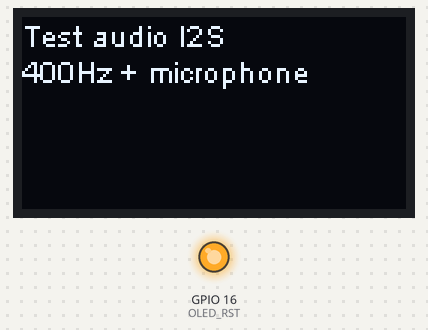
Bench run of a sketch on a simulated ESP32. Parts: 128×64 one-colour display, output pins drawn as LEDs (lit = HIGH). I2S audio is not simulated (input reads silence); what the sketch prints to the serial monitor is not drawn.

Above: at 0.2 s.
At 1.2 s:
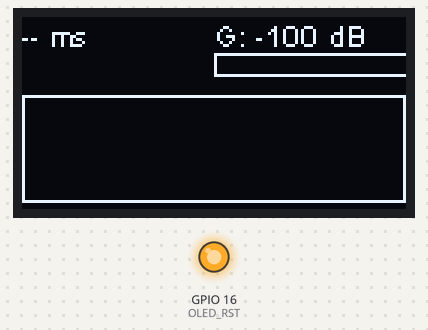

The sketch:

heltec_oled_test.ino
```cpp
#include <Wire.h>
#include <SSD1306Wire.h>
#include <driver/i2s.h>
#include <math.h>

#define OLED_SDA 4
#define OLED_SCL 15
#define OLED_RST 16

#define SAMPLE_RATE 32000
#define WINDOW_SIZE 256

#define FREQ 1000
#define ACTIVE_DURATION 20
#define SILENCE_DURATION 500

#define DETECT_THRESHOLD 0.005f  // seuil RMS pour détection du son reçu

SSD1306Wire display(0x3c, OLED_SDA, OLED_SCL, GEOMETRY_128_64);

// Single I2S port in full duplex
const i2s_port_t I2S_PORT = I2S_NUM_0;

float window[WINDOW_SIZE];
float fftReal[WINDOW_SIZE];
float fftImag[WINDOW_SIZE];
float spectrum[WINDOW_SIZE / 2];

volatile bool soundActive = false;
volatile unsigned long txStartMicros = 0;  // timestamp début émission (µs)
volatile bool txNewPulse = false;          // nouvelle impulsion émise, pas encore détectée

// Sine table (32-bit samples for full duplex compatibility)
#define SAMPLES_PER_CYCLE (SAMPLE_RATE / FREQ)
int32_t sineTable[SAMPLES_PER_CYCLE];

// TX audio task: runs on core 0
void audioTxTask(void* param) {
  int32_t buf[SAMPLES_PER_CYCLE * 2];  // stereo
  int32_t silence[SAMPLES_PER_CYCLE * 2];
  memset(silence, 0, sizeof(silence));

  for (int i = 0; i < SAMPLES_PER_CYCLE; i++) {
    buf[i * 2]     = sineTable[i];
    buf[i * 2 + 1] = sineTable[i];
  }

  unsigned long lastToggle = 0;
  bool active = false;

  for (;;) {
    unsigned long now = millis();
    if (active && now - lastToggle >= ACTIVE_DURATION) {
      active = false;
      lastToggle = now;
    } else if (!active && now - lastToggle >= SILENCE_DURATION) {
      active = true;
      lastToggle = now;
      txStartMicros = micros();
      txNewPulse = true;
    }
    soundActive = active;

    size_t bytes_written;
    if (active) {
      i2s_write(I2S_PORT, buf, sizeof(buf), &bytes_written, portMAX_DELAY);
    } else {
      i2s_write(I2S_PORT, silence, sizeof(silence), &bytes_written, portMAX_DELAY);
    }
  }
}

void setup() {
  Serial.begin(115200);
  Serial.println("Test audio I2S full duplex");

  // Pre-compute sine table in 32-bit (upper 16 bits carry the signal)
  for (int i = 0; i < SAMPLES_PER_CYCLE; i++) {
    int16_t s = (int16_t)(sin(2.0 * PI * i / SAMPLES_PER_CYCLE) * 16000);
    sineTable[i] = ((int32_t)s) << 16;
  }

  // Hanning window
  for (int i = 0; i < WINDOW_SIZE; i++) {
    window[i] = 0.5 - 0.5 * cos(2 * PI * i / (WINDOW_SIZE - 1));
  }

  // OLED init
  pinMode(OLED_RST, OUTPUT);
  digitalWrite(OLED_RST, LOW);
  delay(50);
  digitalWrite(OLED_RST, HIGH);
  delay(50);

  display.init();
  display.setFont(ArialMT_Plain_10);

  // Single I2S port: master, TX + RX (full duplex)
  i2s_config_t i2s_config = {
    .mode = (i2s_mode_t)(I2S_MODE_MASTER | I2S_MODE_TX | I2S_MODE_RX),
    .sample_rate = SAMPLE_RATE,
    .bits_per_sample = I2S_BITS_PER_SAMPLE_32BIT,
    .channel_format = I2S_CHANNEL_FMT_RIGHT_LEFT,
    .communication_format = I2S_COMM_FORMAT_STAND_I2S,
    .intr_alloc_flags = ESP_INTR_FLAG_LEVEL1,
    .dma_buf_count = 8,
    .dma_buf_len = 256,
    .use_apll = true,
    .tx_desc_auto_clear = true,
    .fixed_mclk = 0
  };

  i2s_pin_config_t pin_config = {
    .bck_io_num = 22,
    .ws_io_num = 23,
    .data_out_num = 25,
    .data_in_num = 26
  };

  esp_err_t err;
  err = i2s_driver_install(I2S_PORT, &i2s_config, 0, NULL);
  Serial.printf("i2s_driver_install: %s\n", esp_err_to_name(err));

  err = i2s_set_pin(I2S_PORT, &pin_config);
  Serial.printf("i2s_set_pin: %s\n", esp_err_to_name(err));

  display.clear();
  display.setTextAlignment(TEXT_ALIGN_LEFT);
  display.drawString(0, 0, "Test audio I2S");
  display.drawString(0, 12, "400Hz + microphone");
  display.display();
  delay(1000);

  // Launch TX task on core 0 (loop runs on core 1)
  xTaskCreatePinnedToCore(audioTxTask, "audioTx", 4096, NULL, 1, NULL, 0);
}

float rmsToDb(float rms) {
  if (rms <= 0) return -100;
  return 20.0 * log10(rms);
}

void applyWindow(float* data, const float* win, int size) {
  for (int i = 0; i < size; i++) {
    data[i] *= win[i];
  }
}

void computeFFT(float* real, float* imag, int size) {
  int n = size;
  int m = log2(n);

  for (int i = 0; i < n; i++) {
    imag[i] = 0;
  }

  for (int i = 0; i < n; i++) {
    int j = 0;
    int k = i;
    for (int l = 0; l < m; l++) {
      j = (j << 1) | (k & 1);
      k >>= 1;
    }
    if (j > i) {
      float temp = real[i];
      real[i] = real[j];
      real[j] = temp;
    }
  }

  for (int s = 1; s <= m; s++) {
    int m2 = 1 << s;
    int m1 = m2 >> 1;
    float theta = -PI / m1;
    float wr = 1, wi = 0;
    float wmr = cos(theta), wmi = sin(theta);

    for (int j = 0; j < m1; j++) {
      for (int k = j; k < n; k += m2) {
        int k1 = k + m1;
        float tr = wr * real[k1] - wi * imag[k1];
        float ti = wr * imag[k1] + wi * real[k1];
        real[k1] = real[k] - tr;
        imag[k1] = imag[k] - ti;
        real[k] += tr;
        imag[k] += ti;
      }
      float wnr = wr;
      wr = wr * wmr - wi * wmi;
      wi = wnr * wmi + wi * wmr;
    }
  }
}

void computeSpectrum(const float* real, const float* imag, float* spec, int size) {
  for (int i = 0; i < size / 2; i++) {
    float magnitude = sqrt(real[i] * real[i] + imag[i] * imag[i]);
    spec[i] = magnitude / size;
  }
}

void drawLevelBar(int x, int y, float db) {
  float minDb = -80.0;
  float maxDb = 0.0;

  if (db < minDb) db = minDb;
  if (db > maxDb) db = maxDb;

  int barWidth = map(db * 100, minDb * 100, maxDb * 100, 0, 100);

  display.drawRect(x, y, 100, 8);
  display.fillRect(x + 1, y + 1, barWidth, 6);
}

void drawSpectrum(int x, int y, int width, int height, const float* spec, int bins, float minDb, float maxDb) {
  int binWidth = width / bins;

  display.drawRect(x, y, width, height);

  for (int i = 0; i < bins; i++) {
    float magnitude = spec[i] * 10.0;
    float db = magnitude > 0 ? 20 * log10(magnitude) : minDb;
    if (db < minDb) db = minDb;
    if (db > maxDb) db = maxDb;

    int barHeight = map(db * 100, minDb * 100, maxDb * 100, 0, height - 2);

    display.fillRect(x + i * binWidth + 1, y + height - 1 - barHeight, binWidth - 2, barHeight);
  }
}

void loop() {
  static int32_t rxBuffer[WINDOW_SIZE * 2];  // WINDOW_SIZE paires stéréo (L+R)
  static size_t read_size = 0;
  static bool wasQuiet = true;
  static int displayDelayMs = -1;

  i2s_read(I2S_PORT, rxBuffer, sizeof(rxBuffer), &read_size, portMAX_DELAY);
  unsigned long rxTimeMicros = micros();

  int samples = read_size / sizeof(int32_t);
  if (samples < WINDOW_SIZE) return;

  for (int i = 0; i < WINDOW_SIZE; i++) {
    int32_t sample = rxBuffer[i * 2 + 1];  // canal droit (ICS-43434)
    int16_t left = (sample >> 16) & 0xFFFF;
    fftReal[i] = (float)left / 32768.0f;
  }

  // Calcul RMS pour affichage niveau
  float sumL = 0;
  for (int i = 0; i < WINDOW_SIZE; i++) {
    sumL += fftReal[i] * fftReal[i];
  }
  float rmsL = sqrt(sumL / WINDOW_SIZE);
  float dbL = rmsToDb(rmsL);

  applyWindow(fftReal, window, WINDOW_SIZE);
  computeFFT(fftReal, fftImag, WINDOW_SIZE);
  computeSpectrum(fftReal, fftImag, spectrum, WINDOW_SIZE);

  // Nouvelle impulsion émise : reset de la détection
  if (txNewPulse) {
    txNewPulse = false;
    wasQuiet = true;
    displayDelayMs = -1;
  }

  // Détection du front montant par RMS
  if (wasQuiet && rmsL > DETECT_THRESHOLD && txStartMicros > 0) {
    unsigned long delayUs = rxTimeMicros - txStartMicros;
    displayDelayMs = delayUs / 1000;
    wasQuiet = false;
    Serial.printf("Delay: %d ms (rms=%.4f)\n", displayDelayMs, rmsL);
  } else if (rmsL < DETECT_THRESHOLD * 0.3f) {
    wasQuiet = true;
  }

  display.clear();
  display.setFont(ArialMT_Plain_10);
  display.setTextAlignment(TEXT_ALIGN_LEFT);

  // Retard mesuré en haut à gauche
  if (displayDelayMs >= 0) {
    display.drawString(0, 0, String(displayDelayMs) + " ms");
  } else {
    display.drawString(0, 0, "-- ms");
  }

  // Indicateur son actif : carré 5px en haut à droite
  if (soundActive) {
    display.fillRect(123, 0, 5, 5);
  }

  display.drawString(64, 0, "G: " + String(dbL, 0) + " dB");
  drawLevelBar(64, 12, dbL);

  int spectrumBins = 32;
  drawSpectrum(0, 26, 128, 36, spectrum, spectrumBins, -80.0, -20.0);

  display.display();

  delay(10);
}
```

Measured:
- what the display in image 0 shows lasts 1.1 s, from 0.1 s to 1.2 s
- what the display in image 1 shows lasts 0.5 s, from 1.2 s to 1.7 s
